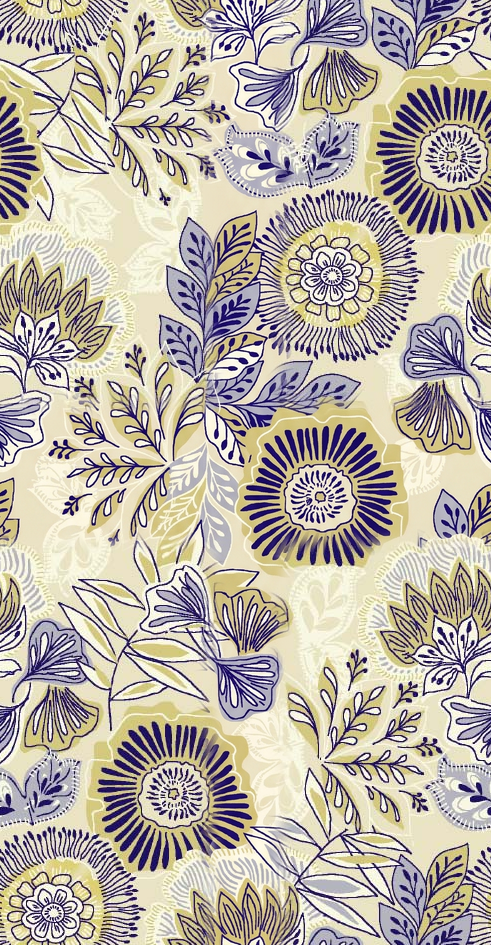
#> input picture gemini_unfix_sample.png, 491 x 945 px; its folder holds only this picture in this run
$ python seamless_gemini.py gemini_unfix_sample.png
#> lines starting #> are read from the running program, lines starting #| are printed output that depends on the picture
"""Check a repeat tile and, if it is not seamless, repair its borders with
gpt-image-2.5-flare or gemini-nano-banana-2.1 (asked at start-up).

Flow:
  1. Check the tile (same test as check_seamless.py).
  2. Seamless  -> save a copy of the original and stop.
  3. Not seamless -> build a wrapped canvas where the tile's edges meet in the
     centre, ask the model to repaint ONLY that centre cross (mask) using the
     design already in the image, paste the result back (everything outside the
     strip stays pixel-identical to the original), cut the tile back out at
     the original size, and re-check. Retries with a wider strip if still not seamless.

Setup:
    pip install openai google-genai numpy pillow
    Put your keys in API_KEY (GPT) and GEMINI_API_KEY (Gemini) below.

Usage:
    python seamless_gemini.py test.jpg
    python seamless_gemini.py test.jpg --threshold 1.1 --quality high -o fixed.jpg
"""
import argparse
import base64
import io
import shutil
import sys
from pathlib import Path

import numpy as np
from PIL import Image, ImageFilter, ImageOps

API_KEY = "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"
BASE_URL = None  # only change if your key belongs to a gateway/provider other than OpenAI
MODEL = "gpt-image-2.5-flare"

GEMINI_API_KEY = "AQ.Ab8RN6IgVotnM2C1GLeSlpXPyYi4LX69XRCYsbdFSnrhGpYBcw"
GEMINI_MODEL = "gemini-nano-banana-2.1"

# Gemini has no mask parameter, so the mask is sent as a second image with this note.
GEMINI_MASK_NOTE = (
    "Two images are attached. The first is the pattern canvas to repair. The second is a "
    "black-and-white mask of the same size: WHITE marks the only area you may repaint, "
    "BLACK must stay exactly as in the first image. Return one image with the same framing "
    "and aspect ratio as the first image.\n"
)

PROMPT = (

    "This image is a repeat tile for a print design (textile or wallpaper style). "
    "The transparent cross-shaped area is where the tile edges were joined and the pattern "
    "does not line up. Repaint ONLY that transparent area so the design flows continuously "
    "across it in every direction: complete motifs that are cut off, align mismatched ones, "
    "and fill gaps by reusing the motifs, shapes, line work, textures, colours, contrast and "
    "scale already present in this image. Do not add new kinds of objects, new colours, text, "
    "borders, frames, shadows or watermarks, and leave no visible line, blur or colour shift "
    "along the join. Do not change anything outside the transparent area."
)


# ---------- seam check (same logic as check_seamless.py) ----------
def check_seam(arr, segments):
    length, n, _ = arr.shape
    c = n // 2
    seam = np.abs(arr[:, c - 1].astype(np.int16) - arr[:, c].astype(np.int16)).mean(axis=1)

    base_sum = np.zeros(length, dtype=np.float64)
    count = 0
    for j in range(n - 1):
        if j == c - 1:
            continue
        base_sum += np.abs(arr[:, j + 1].astype(np.int16) - arr[:, j].astype(np.int16)).mean(axis=1)
        count += 1
    baseline = base_sum / max(count, 1)

    floor = 1.0
    overall = seam.mean() / max(baseline.mean(), floor)
    results = []
    for idx in np.array_split(np.arange(length), segments):
        results.append((int(idx[0]), int(idx[-1]),
                        float(seam[idx].mean() / max(baseline[idx].mean(), floor))))
    return overall, results


def seam_report(img, threshold, segments):
    a = np.tile(np.array(img.convert("RGB")), (2, 2, 1))
    v_overall, v_segs = check_seam(a, segments)
    h_overall, h_segs = check_seam(a.transpose(1, 0, 2), segments)
    v_worst = max(s[2] for s in v_segs)
    h_worst = max(s[2] for s in h_segs)
    limit = threshold * 2
    ok = v_overall <= threshold and h_overall <= threshold and v_worst <= limit and h_worst <= limit
    score = max(v_overall, h_overall, v_worst / 2, h_worst / 2)  # lower is better
    text = (f"up-down {v_overall:.2f} (worst {v_worst:.2f}), "
            f"left-right {h_overall:.2f} (worst {h_worst:.2f})")
    return ok, score, text


# ---------- repair ----------
# [92 lines left out: functions png_bytes, model_size, gemini_edit, repair, save, not called in this run]


def ask_provider():
    while True:
        choice = input(f"Which model to use?\n  1) GPT    ({MODEL})\n  2) Gemini ({GEMINI_MODEL})\n"
                       "Enter 1/2 or gpt/gemini: ").strip().lower()
        if choice in ("1", "gpt"):
            return "gpt"
        if choice in ("2", "gemini"):
            return "gemini"
        print("Please enter 1, 2, gpt or gemini.")


def main():
    p = argparse.ArgumentParser(description="Check a tile and repair it if it is not seamless.")
    p.add_argument("input", help="Path to the single tile image")
    p.add_argument("-o", "--output", help="Output path (default: <gpt|gemini>_<fixed|unfix>_<input>.png, or <input>_seamless.<ext> if already seamless)")
    p.add_argument("--threshold", type=float, default=1.1, help="Seam check threshold (default 1.1)")
    p.add_argument("--segments", type=int, default=20, help="Sections per seam for local checks (default 20)")
    p.add_argument("--strip", type=float, default=0.15, help="Width of the repaired strip as a fraction of the tile (default 0.15)")
    p.add_argument("--retries", type=int, default=4, help="Extra attempts with a wider strip if still not seamless (default 4)")
    p.add_argument("--quality", default="high", choices=["auto", "low", "medium", "high", "xhigh", "max"])
    p.add_argument("--max-side", type=int, default=2048, help="Longest side sent to the model, max 3840 (default 2048)")
    args = p.parse_args()

    src = Path(args.input)
    img = Image.open(src).convert("RGB")
#> img is the input picture: PIL image 491x945 RGB; mean R, G, B 185.1, 177, 166.4
    w, h = img.size
#> w = 491; h = 945

    ok, _, text = seam_report(img, args.threshold, args.segments)
#> in seam_report, `a = np.tile(np.array(img.convert("RGB")), (2, 2, 1))`:
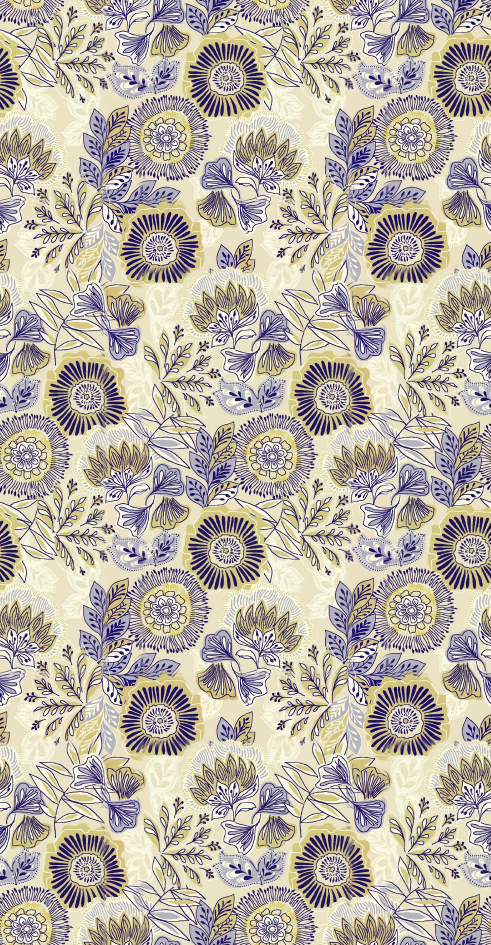
#> a: shape (1890, 982, 3) (shown at 1/2 size); mean R, G, B 185.1, 177, 166.4
#> in check_seam, `seam = np.abs(arr[:, c - 1].astype(np.int16) - arr[:, c].astype(np.int..`: seam = 1890 values, max 229 at index 461, min 0 at index 47, mean 37.77
#> after the loop in check_seam, `for j in range(n - 1):`: base_sum = 1890 values, max 46302 at index 336, min 13406 at index 565, mean 27882.1; count = 980
#> in check_seam, `baseline = base_sum / max(count, 1)`: baseline = 1890 values, max 47.25 at index 336, min 13.68 at index 565, mean 28.45
#> in check_seam, `overall = seam.mean() / max(baseline.mean(), floor)`: overall = 1.33
#> after the loop in check_seam, `for idx in np.array_split(np.arange(length), segments):`: results = 20 items, first 6: (0, 94, 0.842), (95, 189, 1.28), (190, 284, 0.701), (285, 379, 1.2), (380, 474, 2.23), (475, 569, 2.59)
#> in seam_report, `v_overall, v_segs = check_seam(a, segments)`: v_overall = 1.33; v_segs has the same summary as results in check_seam
#> in seam_report, `h_overall, h_segs = check_seam(a.transpose(1, 0, 2), segments)`: h_overall = 1.44; h_segs = 20 items, first 6: (0, 49, 0.768), (50, 99, 1.24), (100, 148, 1.44), (149, 197, 1.62), (198, 246, 2.09), (247, 295, 2.44)
#> in seam_report, `v_worst = max(s[2] for s in v_segs)`: v_worst = 2.6
#> in seam_report, `h_worst = max(s[2] for s in h_segs)`: h_worst = 2.44
#> in seam_report, `ok = v_overall <= threshold and h_overall <= threshold and v_worst <= ..`: ok = False
#> in seam_report, `score = max(v_overall, h_overall, v_worst / 2, h_worst / 2)`: score = 1.44
#> ok = False
    print(f"Check: {text}")
#| Check: up-down 1.33 (worst 2.60), left-right 1.44 (worst 2.44)
    if ok:
        out_path = Path(args.output) if args.output else src.with_name(f"{src.stem}_seamless{src.suffix}")
        shutil.copyfile(src, out_path)
        print(f"YES - the design pattern is seamless. Original returned: {out_path}")
        return 0

    provider = ask_provider()
#> the loop in ask_provider, `while True:` made 3 passes; the answer given on pass 1: gpt_unfix_design.png
    print("NO - the design pattern is not seamless. Repairing with "
          + (GEMINI_MODEL if provider == "gemini" else MODEL) + " ...")
    if provider == "gemini":
        if GEMINI_API_KEY == "input ur gemini api key":
            sys.exit("Put your Gemini API key in GEMINI_API_KEY at the top of the script first.")
        from google import genai
        client = genai.Client(api_key=GEMINI_API_KEY)
    else:
        if API_KEY == "input ur api key":
            sys.exit("Put your API key in API_KEY at the top of the script first.")
        from openai import OpenAI
        client = OpenAI(api_key=API_KEY, base_url=BASE_URL)

    best = None  # (score, image, ok)
    for attempt in range(args.retries + 1):
        strip = min(0.4, args.strip + 0.1 * attempt)
        print(f"Attempt {attempt + 1}: repainting a {strip:.0%} strip along the joins ...")
        try:
            fixed = repair(img, client, strip, args.quality, min(args.max_side, 3840), provider)
        except Exception as e:
            print(f"  API call failed: {e}")
            continue
        ok, score, text = seam_report(fixed, args.threshold, args.segments)
        print(f"  Re-check: {text} -> {'seamless' if ok else 'still a mismatch'}")
        if best is None or score < best[0]:
            best = (score, fixed, ok)
        if ok:
            break

    if best is None:
        sys.exit("No image was generated.")

    score, fixed, ok = best
    assert fixed.size == (w, h)
    status = "fixed" if ok else "unfix"
    out_path = Path(args.output) if args.output else src.with_name(f"{provider}_{status}_{src.stem}.png")
    save(fixed, out_path)
    print(f"Saved {w}x{h} image to {out_path}")
    print("YES - the repaired design is seamless." if ok else
          "NO - the repaired design still does not pass the check (best attempt saved).")
    return 0 if ok else 1


if __name__ == "__main__":
    sys.exit(main())
#> (the call stopped at in main, `client = OpenAI(api_key=API_KEY, base_url=BASE_URL)`: openai is not available in this run)

$ run again, on sample.jpg
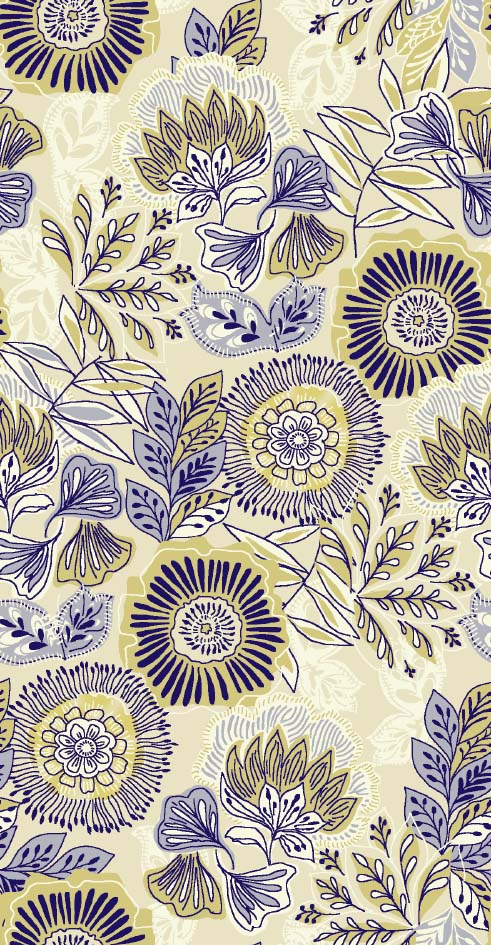
#> input picture sample.jpg, 491 x 945 px
#> in main, img is the input picture: PIL image 491x945 RGB; mean R, G, B 185.4, 178.1, 166.4
#> in seam_report, `a = np.tile(np.array(img.convert("RGB")), (2, 2, 1))`:
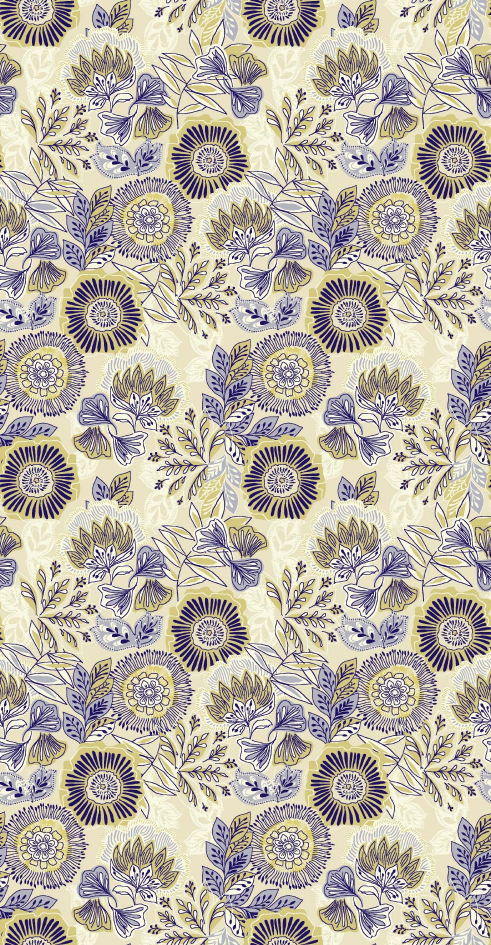
#> a: shape (1890, 982, 3) (shown at 1/2 size); mean R, G, B 185.4, 178.1, 166.4
#> seam = 1890 values, max 206 at index 488, min 0 at index 64, mean 34.14
#> after the loop in check_seam, `for j in range(n - 1):`: base_sum = 1890 values, max 47940 at index 808, min 14492 at index 98, mean 28381; count = 980
#> baseline = 1890 values, max 48.92 at index 808, min 14.79 at index 98, mean 28.96
#> overall = 1.18
#> after the loop in check_seam, `for idx in np.array_split(np.arange(length), segments):`: results = 20 items, first 6: (0, 94, 0.649), (95, 189, 1.56), (190, 284, 0.968), (285, 379, 0.833), (380, 474, 2.03), (475, 569, 1.31)
#> v_overall = 1.18; v_segs has the same summary as results in check_seam
#> h_overall = 0.77; h_segs = 20 items, first 6: (0, 49, 1.19), (50, 99, 1.48), (100, 148, 1.11), (149, 197, 0.21), (198, 246, 0.0892), (247, 295, 0.757)
#> v_worst = 2.04
#> h_worst = 1.51
#> in seam_report, `ok = v_overall <= threshold and h_overall <= threshold and v_worst <= ..`: ok = False
#> score = 1.18
#> in main, `ok, _, text = seam_report(img, args.threshold, args.segments)`: ok = False
#| Check: up-down 1.18 (worst 2.04), left-right 0.77 (worst 1.51)
#> the loop in ask_provider, `while True:` made 3 passes; the answer given on pass 1: sample.jpg

$ run again, on sample_seamcheck.jpg
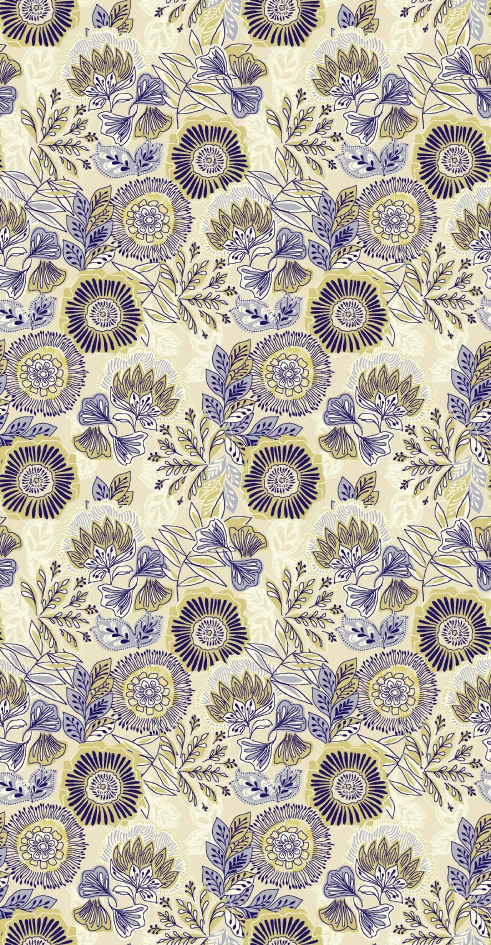
#> input picture sample_seamcheck.jpg, 982 x 1890 px (shown at 1/2 size)
#> in main, img is the input picture: PIL image 982x1890 RGB; mean R, G, B 185.2, 178, 166.2
#> in seam_report, `a = np.tile(np.array(img.convert("RGB")), (2, 2, 1))`:
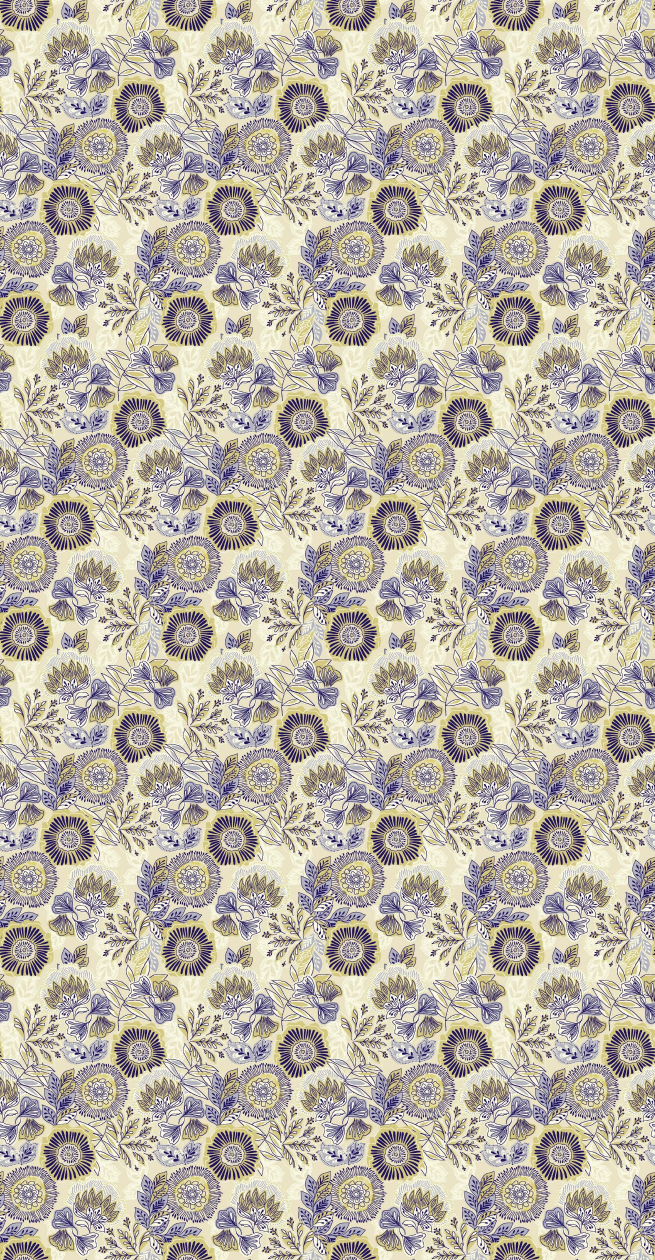
#> a: shape (3780, 1964, 3) (shown at 1/3 size); mean R, G, B 185.2, 178, 166.2
#> seam = 3780 values, max 218.7 at index 1098, min 0 at index 1532, mean 36.5
#> after the loop in check_seam, `for j in range(n - 1):`: base_sum = 3780 values, max 99616.7 at index 1756, min 29620 at index 98, mean 59430.4; count = 1962
#> baseline = 3780 values, max 50.77 at index 1756, min 15.1 at index 98, mean 30.29
#> overall = 1.21
#> after the loop in check_seam, `for idx in np.array_split(np.arange(length), segments):`: results = 20 items, first 6: (0, 188, 1.25), (189, 377, 0.901), (378, 566, 1.71), (567, 755, 1.09), (756, 944, 0.997), (945, 1133, 1.21)
#> v_overall = 1.21; v_segs has the same summary as results in check_seam
#> h_overall = 0.819; h_segs = 20 items, first 6: (0, 98, 1.44), (99, 197, 0.726), (198, 296, 0.428), (297, 395, 0.844), (396, 493, 0.671), (494, 591, 1.4)
#> v_worst = 1.71
#> h_worst = 1.46
#> in seam_report, `ok = v_overall <= threshold and h_overall <= threshold and v_worst <= ..`: ok = False
#> score = 1.21
#> in main, `ok, _, text = seam_report(img, args.threshold, args.segments)`: ok = False
#| Check: up-down 1.21 (worst 1.71), left-right 0.82 (worst 1.46)
#> the loop in ask_provider, `while True:` made 3 passes; the answer given on pass 1: sample_seamcheck.jpg

$ run again, on gpt_unfix_design.png
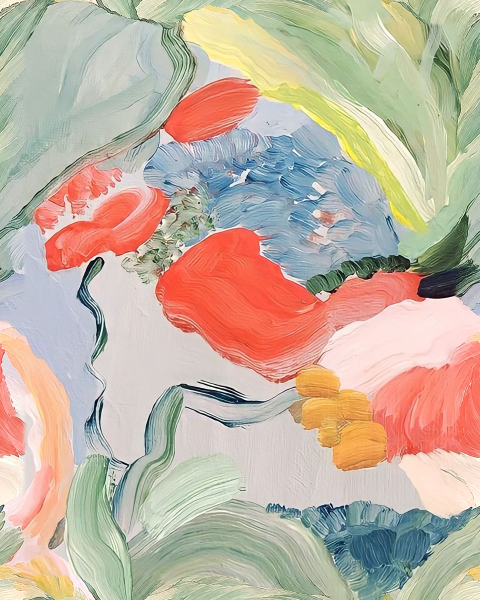
#> input picture gpt_unfix_design.png, 960 x 1200 px (shown at 1/2 size)
#> in main, img is the input picture: PIL image 960x1200 RGB; mean R, G, B 194.7, 178.1, 161.7
#> in seam_report, `a = np.tile(np.array(img.convert("RGB")), (2, 2, 1))`:
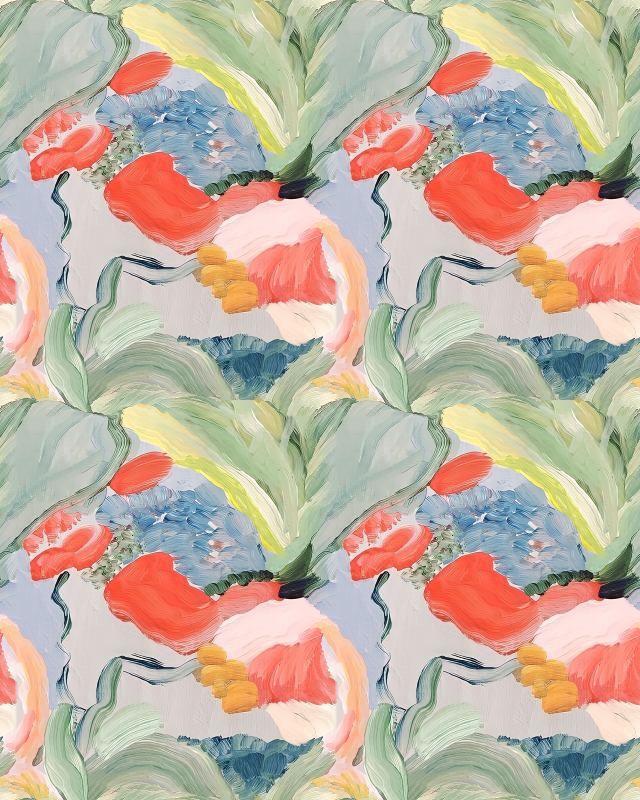
#> a: shape (2400, 1920, 3) (shown at 1/3 size); mean R, G, B 194.7, 178.1, 161.7
#> seam = 2400 values, max 147.3 at index 24, min 0 at index 570, mean 11.99
#> after the loop in check_seam, `for j in range(n - 1):`: base_sum = 2400 values, max 27998 at index 522, min 6004 at index 677, mean 15363.2; count = 1918
#> baseline = 2400 values, max 14.6 at index 522, min 3.13 at index 677, mean 8.01
#> overall = 1.5
#> after the loop in check_seam, `for idx in np.array_split(np.arange(length), segments):`: results = 20 items, first 6: (0, 119, 2.88), (120, 239, 2.37), (240, 359, 1.02), (360, 479, 1.54), (480, 599, 1.55), (600, 719, 1.66)
#> v_overall = 1.5; v_segs has the same summary as results in check_seam
#> h_overall = 1.81; h_segs = 20 items, first 6: (0, 95, 2.16), (96, 191, 1.49), (192, 287, 2.42), (288, 383, 1.48), (384, 479, 0.926), (480, 575, 1.39)
#> v_worst = 2.88
#> h_worst = 4.06
#> in seam_report, `ok = v_overall <= threshold and h_overall <= threshold and v_worst <= ..`: ok = False
#> score = 2.03
#> in main, `ok, _, text = seam_report(img, args.threshold, args.segments)`: ok = False
#| Check: up-down 1.50 (worst 2.88), left-right 1.81 (worst 4.06)
#> the loop in ask_provider, `while True:` made 3 passes; the answer given on pass 1: gpt_unfix_design.png
